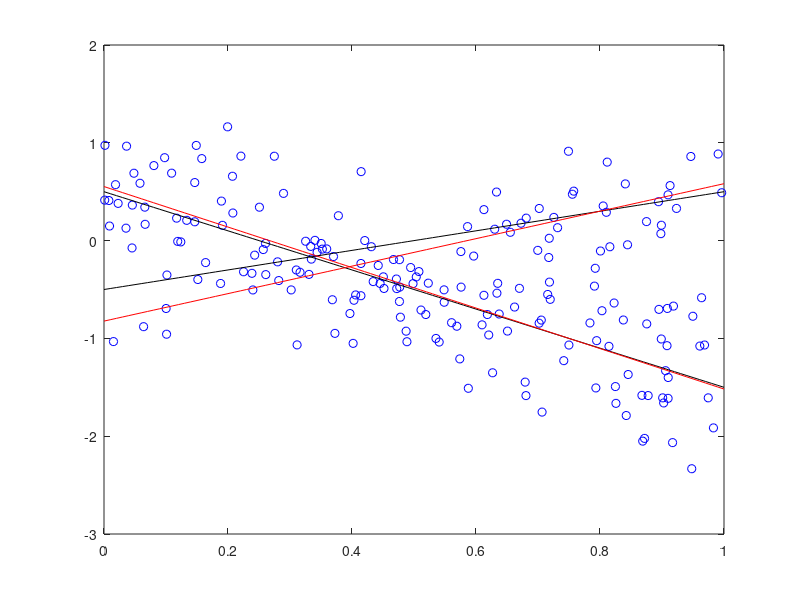

This chart was generated by the following MATLAB code:
close all
rng(0);
n = 200; % sample size
K = 2; % number of lines
e=[.7 .3]; % mixing weights
w=[-2 1]; % slopes of lines
b=[.5 -.5]; % offsets of lines
v=[.2 .1]; % variances

x=zeros(n,1);
y=zeros(n,1);

for i=1:n
    x(i) = rand;
    if rand < e(1)
        y(i) = w(1)*x(i) + b(1) + randn*sqrt(v(1));
    else
        y(i) = w(2)*x(i) + b(2) + randn*sqrt(v(2));
    end
end
plot(x,y,'bo')
hold on
t=0:0.01:1;
plot(t,w(1)*t+b(1),'k')
plot(t,w(2)*t+b(2),'k')

e=[.5 .5];
w=[1 -1];
b=[0 0];
v=repmat(var(y),1,2);

% x: n*d
% w: d*K
phi=@(y,x,w,b,v)...
normpdf(y*ones(size(y,2),K),...
    x*w+ones(n,size(b,1))*b,...
    ones(n,size(v,1))*sqrt(v));
ephi=@(e,y,x,w,b,v)...
(ones(n,size(e,1))*e).*phi(y,x,w,b,v);

% \frac{\sum_{l=1}^n \gamma_{lk}^{(j)}x_l}
% {\sum_{l=1}^n \gamma_{lk}^{(j)}}
tilde=@(g,z)repmat(z,[1 K])-...
repmat((sum(g.*(z*ones(size(z,2),K)),1)./sum(g,1)),[n 1]);

for i=1:10000
% E-step
gamma=ephi(e,y,x,w,b,v);
gamma=gamma./sum(gamma,2);

% M-step
e=sum(gamma,1)/n;
x_tilde=tilde(gamma,x);
y_tilde=tilde(gamma,y);
w=sum(gamma.*y_tilde.*x_tilde,1)./...
sum(gamma.*x_tilde.*x_tilde,1);
b=sum(gamma.*(y-x*w),1)./sum(gamma,1);
v=sum(gamma.*(y-(x*w+b)).^2,1)./sum(gamma,1);
end

t=0:0.01:1;
plot(t,w(1)*t+b(1),'r')
plot(t,w(2)*t+b(2),'r')
